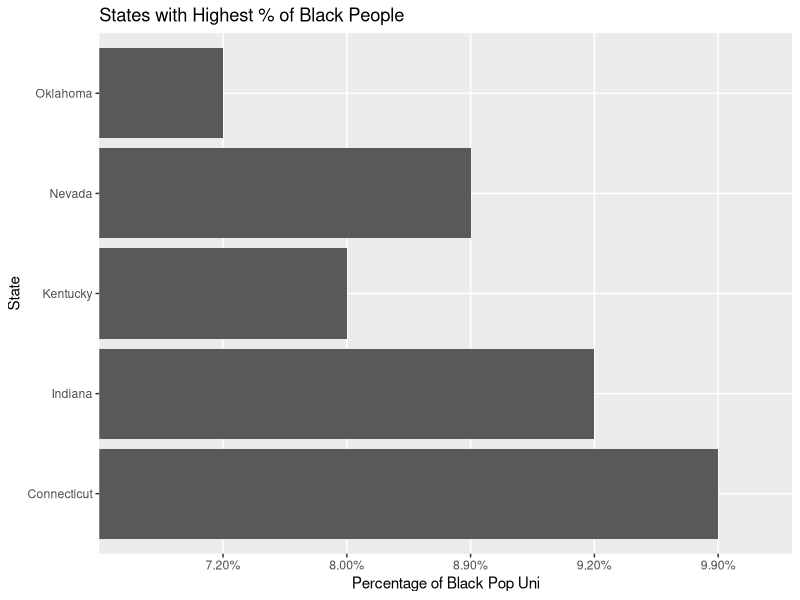
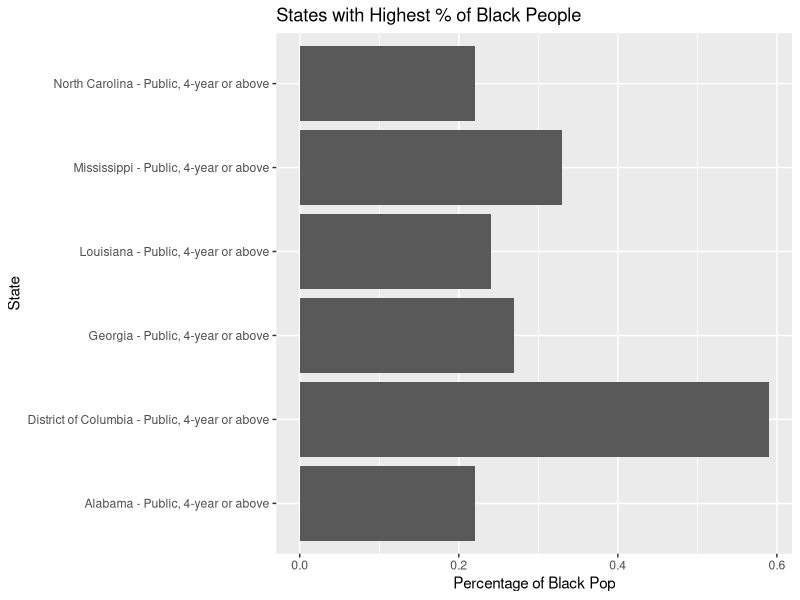
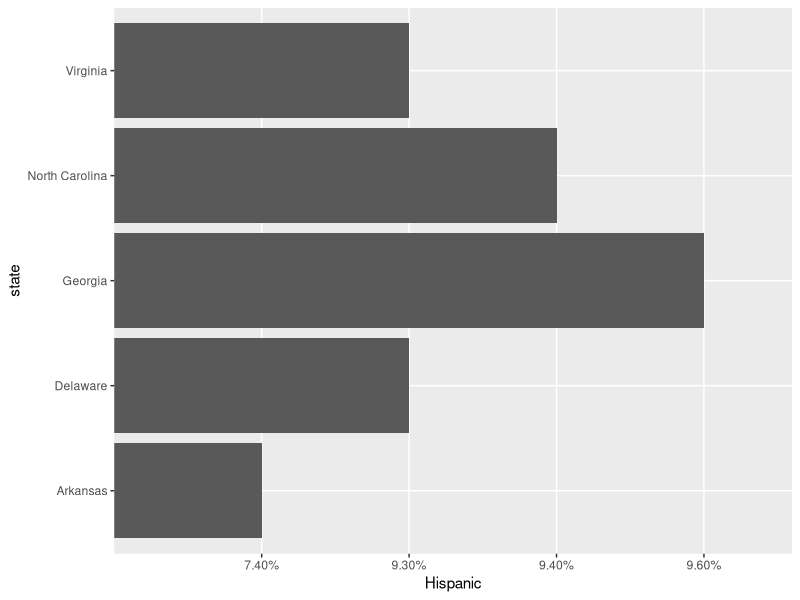
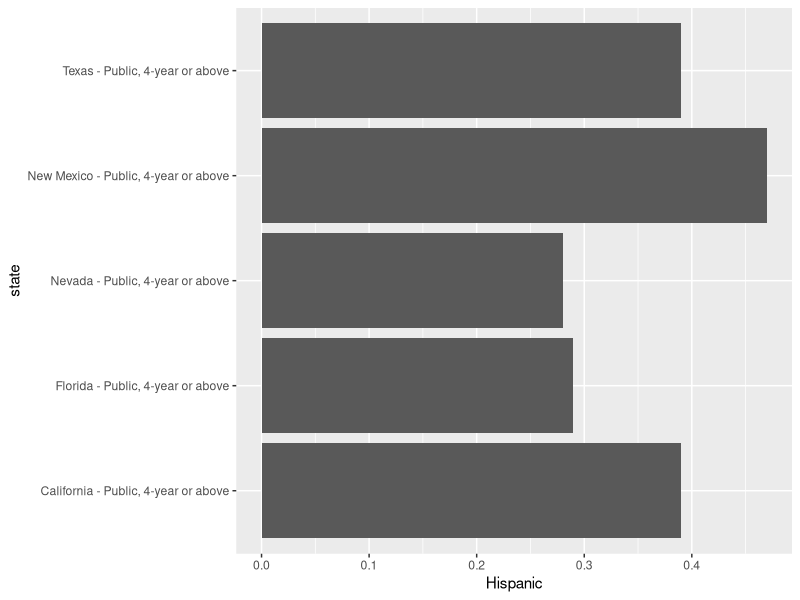
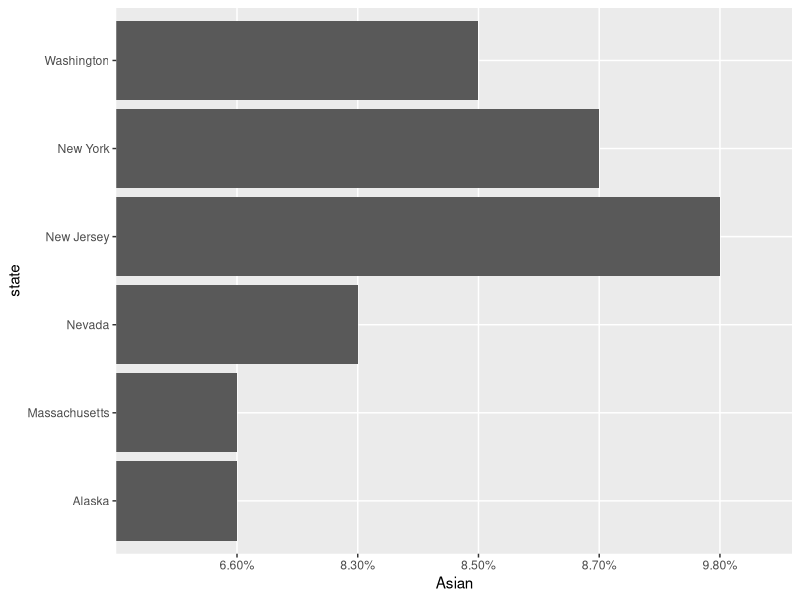
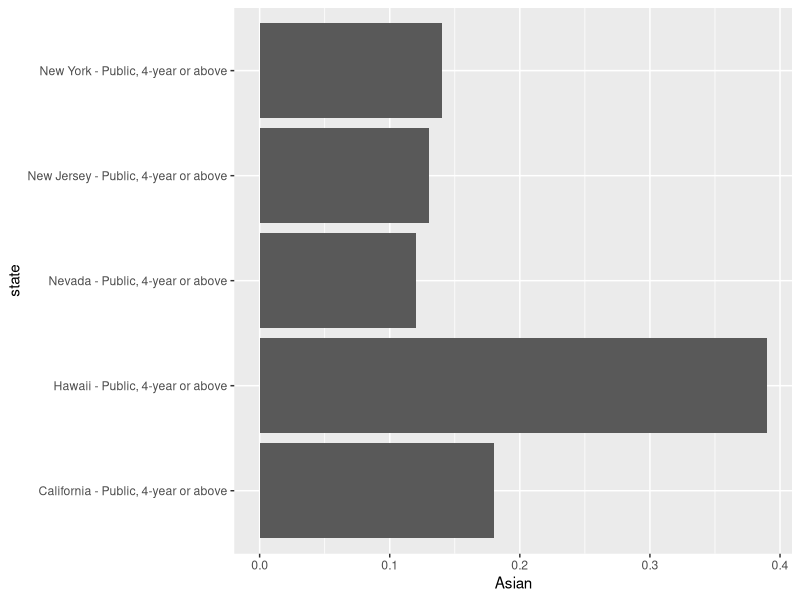
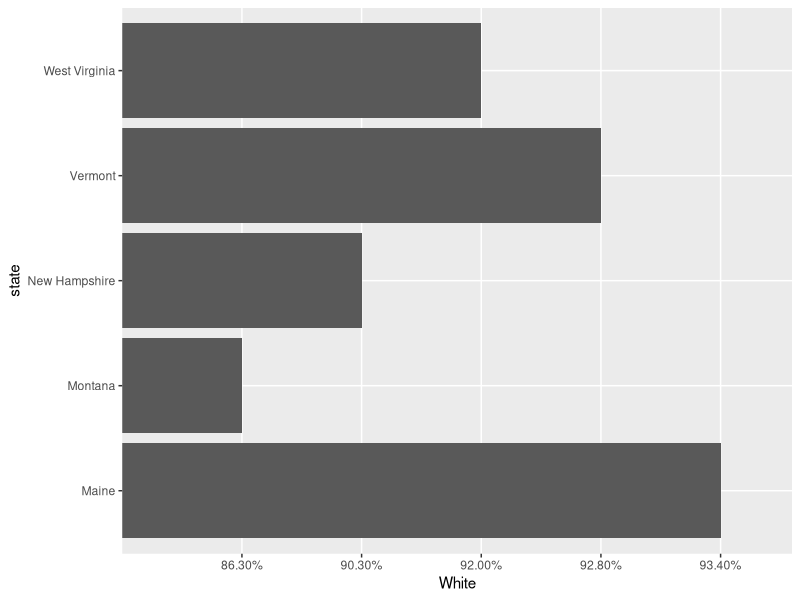
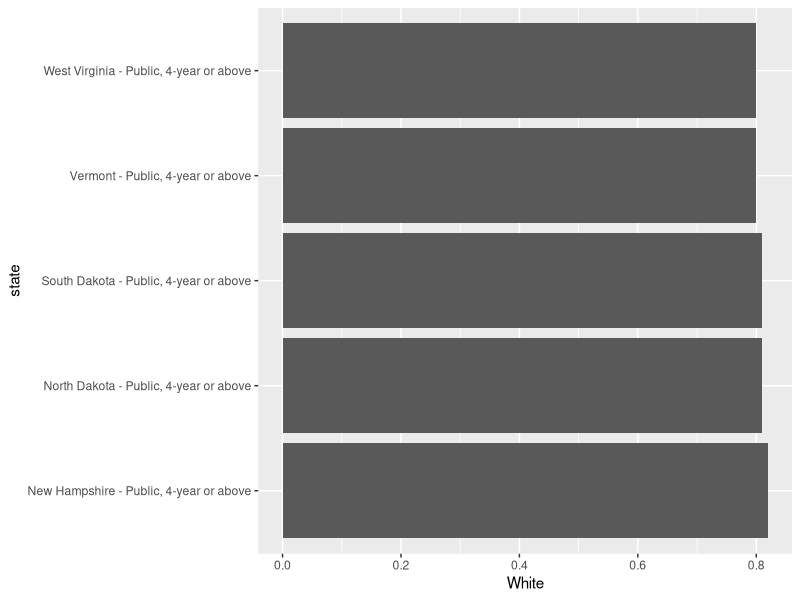

Write the R code that produced these figures, in order.
## ---- chunk 1
library(tidyverse)
library(dplyr)
library(tidyr)
library(ggplot2)
library(arsenal)
## ---- chunk 2
library(readr)
library(ggplot2)
underpop <- read_csv("underpop - Copy.csv")
View(underpop)
## ---- chunk 3
library(readr)
stateperc <- read_csv("stateperc.csv")
View(stateperc)
## ---- chunk 4
colnames(underpop)[1] = "state"

colnames(underpop) [3] = "American Indian"

colnames(underpop) [4] = "Asian"

colnames(underpop) [5] = "Black"

colnames(underpop) [6] = "Hispanic"

colnames(underpop) [10] = "White"

colnames(stateperc)[2] = "Hispanic"

colnames(stateperc)[3] = "White"

colnames(stateperc)[4] = "Black"

colnames(stateperc)[5] = "Asian"

colnames(stateperc)[6] = "American Indian"


## ---- chunk 5


 
## ---- chunk 6


rownames(underpop)[1]="Nation all"
rownames(underpop)[2]="Nation pub"
rownames(underpop)[3]="Alabama"
rownames(underpop)[4]="Alaska" 
rownames(underpop)[5]="Arizona "
rownames(underpop)[6]="Arkansas"
rownames(underpop)[7]="California"
rownames(underpop)[8]="Colorado"
rownames(underpop)[9]="Connecticut"
rownames(underpop)[10]="Delaware"
rownames(underpop)[11]="District of Columbia"
rownames(underpop)[12]="Florida"
rownames(underpop)[13]="Georgia"
rownames(underpop)[14]="Hawaii"  
rownames(underpop)[15]="Idaho" 
rownames(underpop)[16]="Illinois"
rownames(underpop)[17]="Indiana"
rownames(underpop)[18]="Iowa"
rownames(underpop)[19]="Kansas"
rownames(underpop)[20]="Kentucky"
rownames(underpop)[21]="Louisiana"
rownames(underpop)[22]="Massachusetts"
rownames(underpop)[23]="Michigan"
rownames(underpop)[24]="Minnesota"
rownames(underpop)[25]="Mississippi" 
rownames(underpop)[26]="Missouri"  
rownames(underpop)[27]="Montana"
rownames(underpop)[28]="Nebraska" 
rownames(underpop)[29]="Nevada" 
rownames(underpop)[30]="New Hampshire"
rownames(underpop)[31]="New Jersey" 
rownames(underpop)[32]="New Mexico"
rownames(underpop)[33]="New York"
rownames(underpop)[34]="North Carolina"
rownames(underpop)[35]="North Dakota"
rownames(underpop)[36]="Ohio"
rownames(underpop)[37]="Oregon"
rownames(underpop)[38]="Pennsylvania" 
rownames(underpop)[39]="Rhode Island"
rownames(underpop)[40]="South Carolina" 
rownames(underpop)[41]="South Dakota"  
rownames(underpop)[42]="Tennessee"
rownames(underpop)[43]="Texas"
rownames(underpop)[44]="Utah"
rownames(underpop)[45]="Vermont" 
rownames(underpop)[46]="Virginia"
rownames(underpop)[47]="Washington"
rownames(underpop)[48]="West Virginia"
rownames(underpop)[49]="Wisconsin"
rownames(underpop)[50]="Wyoming" 

## ---- chunk 7

plot1 <- stateperc|>
  slice_max(Black, n = 5)|>
  ggplot(mapping = aes(x = state,y = Black))+
 geom_col()+
    coord_flip()+
  labs( x = "State", y = "Percentage of Black Pop Uni", title = "States with Highest % of Black People")

plot1
## ---- chunk 8
plot3b <- underpop|>
  slice_max( `Black`, n = 5)|>
  ggplot(mapping = aes(x = state, y = `Black` ))+
 geom_col()+
  coord_flip()+
   labs( x = "State", y = "Percentage of Black Pop", title = "States with Highest % of Black People")

plot3b
## ---- chunk 9
plot2 <- stateperc|>
  slice_max(Hispanic, n = 5)|>
  ggplot(mapping = aes(x = state, y = Hispanic))+
 geom_col()+
    coord_flip()

plot2
## ---- chunk 10
plot4b <- underpop|>
  slice_max(`Hispanic`, n = 5)|>
  ggplot(mapping = aes(x = state, y = `Hispanic` ))+
 geom_col()+
  coord_flip()
plot4b
## ---- chunk 11
plot3 <- stateperc|>
  slice_max(Asian, n = 5)|>
  ggplot(mapping = aes(x = state, y = Asian))+
 geom_col()+
    coord_flip()

plot3
## ---- chunk 12
plot2b <- underpop|>
  slice_max( `Asian`, n = 5)|>
  ggplot(mapping = aes(x = state, y = `Asian` ))+
 geom_col()+
    coord_flip()

plot2b
## ---- chunk 13
plot4 <- stateperc|>
  slice_max(White, n = 5)|>
  ggplot(mapping = aes(x = state, y = White))+
 geom_col()+
    coord_flip()

plot4
## ---- chunk 14
plot5b <- underpop|>
  slice_max(`White`, n = 5)|>
  ggplot(mapping = aes(x = state, y = `White` ))+
 geom_col()+
    coord_flip()

plot5b
## ---- chunk 15
plot5 <- stateperc|>
  slice_max(`American Indian`, n = 5)|>
  ggplot(mapping = aes(x = state, y = `American Indian`))+
 geom_col()+
    coord_flip()

plot5
## ---- chunk 16
plot1b <- underpop|>
  slice_max(`American Indian`, n = 5)|>
  ggplot(mapping = aes(x = state, y = `American Indian` ))+
 geom_col()+  
  coord_flip()

plot1b
